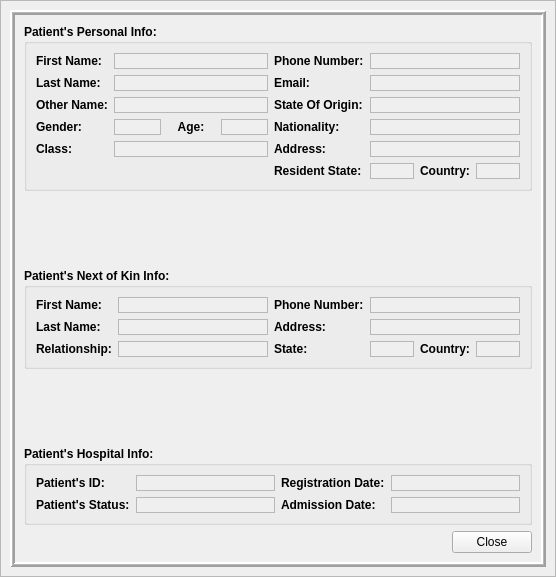
<?xml version="1.0" encoding="UTF-8"?>
<ui version="4.0">
 <class>Profile</class>
 <widget class="QWidget" name="Profile">
  <property name="geometry">
   <rect>
    <x>0</x>
    <y>0</y>
    <width>548</width>
    <height>577</height>
   </rect>
  </property>
  <property name="windowTitle">
   <string>Patient's Profile</string>
  </property>
  <layout class="QGridLayout" name="gridLayout">
   <property name="leftMargin">
    <number>0</number>
   </property>
   <property name="topMargin">
    <number>0</number>
   </property>
   <property name="rightMargin">
    <number>0</number>
   </property>
   <property name="bottomMargin">
    <number>0</number>
   </property>
   <property name="spacing">
    <number>0</number>
   </property>
   <item row="0" column="0">
    <widget class="QFrame" name="bgLayer">
     <property name="frameShape">
      <enum>QFrame::StyledPanel</enum>
     </property>
     <property name="frameShadow">
      <enum>QFrame::Raised</enum>
     </property>
     <layout class="QGridLayout" name="gridLayout_3">
      <item row="0" column="0">
       <widget class="QFrame" name="bgframe">
        <property name="font">
         <font>
          <weight>50</weight>
          <bold>false</bold>
         </font>
        </property>
        <property name="frameShape">
         <enum>QFrame::Box</enum>
        </property>
        <property name="frameShadow">
         <enum>QFrame::Raised</enum>
        </property>
        <property name="lineWidth">
         <number>2</number>
        </property>
        <property name="midLineWidth">
         <number>1</number>
        </property>
        <layout class="QGridLayout" name="gridLayout_2">
         <item row="2" column="0">
          <spacer name="verticalSpacer">
           <property name="orientation">
            <enum>Qt::Vertical</enum>
           </property>
           <property name="sizeHint" stdset="0">
            <size>
             <width>20</width>
             <height>40</height>
            </size>
           </property>
          </spacer>
         </item>
         <item row="4" column="0">
          <spacer name="verticalSpacer_2">
           <property name="orientation">
            <enum>Qt::Vertical</enum>
           </property>
           <property name="sizeHint" stdset="0">
            <size>
             <width>20</width>
             <height>40</height>
            </size>
           </property>
          </spacer>
         </item>
         <item row="1" column="0">
          <widget class="QGroupBox" name="groupBox">
           <property name="sizePolicy">
            <sizepolicy hsizetype="Preferred" vsizetype="Expanding">
             <horstretch>0</horstretch>
             <verstretch>0</verstretch>
            </sizepolicy>
           </property>
           <property name="font">
            <font>
             <weight>75</weight>
             <bold>true</bold>
            </font>
           </property>
           <property name="title">
            <string>Patient's Personal Info:</string>
           </property>
           <layout class="QHBoxLayout" name="horizontalLayout">
            <item>
             <layout class="QFormLayout" name="formLayout">
              <item row="0" column="0">
               <widget class="QLabel" name="label">
                <property name="font">
                 <font>
                  <weight>75</weight>
                  <bold>true</bold>
                 </font>
                </property>
                <property name="text">
                 <string>First Name:</string>
                </property>
               </widget>
              </item>
              <item row="0" column="1">
               <widget class="QLabel" name="fname">
                <property name="minimumSize">
                 <size>
                  <width>150</width>
                  <height>0</height>
                 </size>
                </property>
                <property name="font">
                 <font>
                  <weight>50</weight>
                  <bold>false</bold>
                 </font>
                </property>
                <property name="autoFillBackground">
                 <bool>true</bool>
                </property>
                <property name="frameShape">
                 <enum>QFrame::StyledPanel</enum>
                </property>
                <property name="text">
                 <string/>
                </property>
                <property name="margin">
                 <number>3</number>
                </property>
               </widget>
              </item>
              <item row="1" column="0">
               <widget class="QLabel" name="label_7">
                <property name="font">
                 <font>
                  <weight>75</weight>
                  <bold>true</bold>
                 </font>
                </property>
                <property name="text">
                 <string>Last Name:</string>
                </property>
               </widget>
              </item>
              <item row="1" column="1">
               <widget class="QLabel" name="lname">
                <property name="font">
                 <font>
                  <weight>50</weight>
                  <bold>false</bold>
                 </font>
                </property>
                <property name="autoFillBackground">
                 <bool>true</bool>
                </property>
                <property name="frameShape">
                 <enum>QFrame::StyledPanel</enum>
                </property>
                <property name="text">
                 <string/>
                </property>
                <property name="margin">
                 <number>3</number>
                </property>
               </widget>
              </item>
              <item row="2" column="0">
               <widget class="QLabel" name="label_8">
                <property name="font">
                 <font>
                  <weight>75</weight>
                  <bold>true</bold>
                 </font>
                </property>
                <property name="text">
                 <string>Other Name:</string>
                </property>
               </widget>
              </item>
              <item row="2" column="1">
               <widget class="QLabel" name="oname">
                <property name="font">
                 <font>
                  <weight>50</weight>
                  <bold>false</bold>
                 </font>
                </property>
                <property name="autoFillBackground">
                 <bool>true</bool>
                </property>
                <property name="frameShape">
                 <enum>QFrame::StyledPanel</enum>
                </property>
                <property name="text">
                 <string/>
                </property>
                <property name="margin">
                 <number>3</number>
                </property>
               </widget>
              </item>
              <item row="3" column="0">
               <widget class="QLabel" name="label_9">
                <property name="font">
                 <font>
                  <weight>75</weight>
                  <bold>true</bold>
                 </font>
                </property>
                <property name="text">
                 <string>Gender:</string>
                </property>
               </widget>
              </item>
              <item row="3" column="1">
               <layout class="QHBoxLayout" name="horizontalLayout_5">
                <item>
                 <widget class="QLabel" name="gender">
                  <property name="font">
                   <font>
                    <weight>50</weight>
                    <bold>false</bold>
                   </font>
                  </property>
                  <property name="autoFillBackground">
                   <bool>true</bool>
                  </property>
                  <property name="frameShape">
                   <enum>QFrame::StyledPanel</enum>
                  </property>
                  <property name="text">
                   <string/>
                  </property>
                  <property name="margin">
                   <number>3</number>
                  </property>
                 </widget>
                </item>
                <item>
                 <widget class="QLabel" name="label_19">
                  <property name="font">
                   <font>
                    <weight>75</weight>
                    <bold>true</bold>
                   </font>
                  </property>
                  <property name="text">
                   <string>Age:</string>
                  </property>
                  <property name="alignment">
                   <set>Qt::AlignCenter</set>
                  </property>
                 </widget>
                </item>
                <item>
                 <widget class="QLabel" name="age">
                  <property name="font">
                   <font>
                    <weight>50</weight>
                    <bold>false</bold>
                   </font>
                  </property>
                  <property name="autoFillBackground">
                   <bool>true</bool>
                  </property>
                  <property name="frameShape">
                   <enum>QFrame::StyledPanel</enum>
                  </property>
                  <property name="text">
                   <string/>
                  </property>
                  <property name="margin">
                   <number>3</number>
                  </property>
                 </widget>
                </item>
               </layout>
              </item>
              <item row="4" column="0">
               <widget class="QLabel" name="label_24">
                <property name="font">
                 <font>
                  <weight>75</weight>
                  <bold>true</bold>
                 </font>
                </property>
                <property name="text">
                 <string>Class:</string>
                </property>
               </widget>
              </item>
              <item row="4" column="1">
               <widget class="QLabel" name="pclass">
                <property name="font">
                 <font>
                  <weight>50</weight>
                  <bold>false</bold>
                 </font>
                </property>
                <property name="autoFillBackground">
                 <bool>true</bool>
                </property>
                <property name="frameShape">
                 <enum>QFrame::StyledPanel</enum>
                </property>
                <property name="text">
                 <string/>
                </property>
                <property name="margin">
                 <number>3</number>
                </property>
               </widget>
              </item>
             </layout>
            </item>
            <item>
             <layout class="QFormLayout" name="formLayout_2">
              <item row="0" column="0">
               <widget class="QLabel" name="label_2">
                <property name="font">
                 <font>
                  <weight>75</weight>
                  <bold>true</bold>
                 </font>
                </property>
                <property name="text">
                 <string>Phone Number:</string>
                </property>
               </widget>
              </item>
              <item row="0" column="1">
               <widget class="QLabel" name="phone">
                <property name="minimumSize">
                 <size>
                  <width>150</width>
                  <height>0</height>
                 </size>
                </property>
                <property name="font">
                 <font>
                  <weight>50</weight>
                  <bold>false</bold>
                 </font>
                </property>
                <property name="autoFillBackground">
                 <bool>true</bool>
                </property>
                <property name="frameShape">
                 <enum>QFrame::StyledPanel</enum>
                </property>
                <property name="text">
                 <string/>
                </property>
                <property name="margin">
                 <number>3</number>
                </property>
               </widget>
              </item>
              <item row="1" column="0">
               <widget class="QLabel" name="label_10">
                <property name="font">
                 <font>
                  <weight>75</weight>
                  <bold>true</bold>
                 </font>
                </property>
                <property name="text">
                 <string>Email:</string>
                </property>
               </widget>
              </item>
              <item row="2" column="0">
               <widget class="QLabel" name="label_11">
                <property name="font">
                 <font>
                  <weight>75</weight>
                  <bold>true</bold>
                 </font>
                </property>
                <property name="text">
                 <string>State Of Origin:</string>
                </property>
               </widget>
              </item>
              <item row="3" column="0">
               <widget class="QLabel" name="label_12">
                <property name="font">
                 <font>
                  <weight>75</weight>
                  <bold>true</bold>
                 </font>
                </property>
                <property name="text">
                 <string>Nationality:</string>
                </property>
               </widget>
              </item>
              <item row="4" column="0">
               <widget class="QLabel" name="label_25">
                <property name="font">
                 <font>
                  <weight>75</weight>
                  <bold>true</bold>
                 </font>
                </property>
                <property name="text">
                 <string>Address:</string>
                </property>
               </widget>
              </item>
              <item row="5" column="0">
               <widget class="QLabel" name="label_26">
                <property name="font">
                 <font>
                  <weight>75</weight>
                  <bold>true</bold>
                 </font>
                </property>
                <property name="text">
                 <string>Resident State:</string>
                </property>
               </widget>
              </item>
              <item row="5" column="1">
               <layout class="QHBoxLayout" name="horizontalLayout_6">
                <item>
                 <widget class="QLabel" name="state">
                  <property name="font">
                   <font>
                    <weight>50</weight>
                    <bold>false</bold>
                   </font>
                  </property>
                  <property name="autoFillBackground">
                   <bool>true</bool>
                  </property>
                  <property name="frameShape">
                   <enum>QFrame::StyledPanel</enum>
                  </property>
                  <property name="text">
                   <string/>
                  </property>
                  <property name="margin">
                   <number>3</number>
                  </property>
                 </widget>
                </item>
                <item>
                 <widget class="QLabel" name="label_28">
                  <property name="font">
                   <font>
                    <weight>75</weight>
                    <bold>true</bold>
                   </font>
                  </property>
                  <property name="text">
                   <string>Country:</string>
                  </property>
                  <property name="alignment">
                   <set>Qt::AlignCenter</set>
                  </property>
                 </widget>
                </item>
                <item>
                 <widget class="QLabel" name="country">
                  <property name="font">
                   <font>
                    <weight>50</weight>
                    <bold>false</bold>
                   </font>
                  </property>
                  <property name="autoFillBackground">
                   <bool>true</bool>
                  </property>
                  <property name="frameShape">
                   <enum>QFrame::StyledPanel</enum>
                  </property>
                  <property name="text">
                   <string/>
                  </property>
                  <property name="margin">
                   <number>3</number>
                  </property>
                 </widget>
                </item>
               </layout>
              </item>
              <item row="1" column="1">
               <widget class="QLabel" name="email">
                <property name="font">
                 <font>
                  <weight>50</weight>
                  <bold>false</bold>
                 </font>
                </property>
                <property name="autoFillBackground">
                 <bool>true</bool>
                </property>
                <property name="frameShape">
                 <enum>QFrame::StyledPanel</enum>
                </property>
                <property name="text">
                 <string/>
                </property>
                <property name="margin">
                 <number>3</number>
                </property>
               </widget>
              </item>
              <item row="2" column="1">
               <widget class="QLabel" name="origin">
                <property name="font">
                 <font>
                  <weight>50</weight>
                  <bold>false</bold>
                 </font>
                </property>
                <property name="autoFillBackground">
                 <bool>true</bool>
                </property>
                <property name="frameShape">
                 <enum>QFrame::StyledPanel</enum>
                </property>
                <property name="text">
                 <string/>
                </property>
                <property name="margin">
                 <number>3</number>
                </property>
               </widget>
              </item>
              <item row="3" column="1">
               <widget class="QLabel" name="nationality">
                <property name="font">
                 <font>
                  <weight>50</weight>
                  <bold>false</bold>
                 </font>
                </property>
                <property name="autoFillBackground">
                 <bool>true</bool>
                </property>
                <property name="frameShape">
                 <enum>QFrame::StyledPanel</enum>
                </property>
                <property name="text">
                 <string/>
                </property>
                <property name="margin">
                 <number>3</number>
                </property>
               </widget>
              </item>
              <item row="4" column="1">
               <widget class="QLabel" name="address">
                <property name="font">
                 <font>
                  <weight>50</weight>
                  <bold>false</bold>
                 </font>
                </property>
                <property name="autoFillBackground">
                 <bool>true</bool>
                </property>
                <property name="frameShape">
                 <enum>QFrame::StyledPanel</enum>
                </property>
                <property name="text">
                 <string/>
                </property>
                <property name="margin">
                 <number>3</number>
                </property>
               </widget>
              </item>
             </layout>
            </item>
           </layout>
          </widget>
         </item>
         <item row="5" column="0">
          <widget class="QGroupBox" name="groupBox_3">
           <property name="sizePolicy">
            <sizepolicy hsizetype="Preferred" vsizetype="Expanding">
             <horstretch>0</horstretch>
             <verstretch>0</verstretch>
            </sizepolicy>
           </property>
           <property name="font">
            <font>
             <weight>75</weight>
             <bold>true</bold>
            </font>
           </property>
           <property name="title">
            <string>Patient's Hospital Info:</string>
           </property>
           <layout class="QHBoxLayout" name="horizontalLayout_3">
            <item>
             <layout class="QFormLayout" name="formLayout_5">
              <item row="0" column="0">
               <widget class="QLabel" name="label_5">
                <property name="font">
                 <font>
                  <weight>75</weight>
                  <bold>true</bold>
                 </font>
                </property>
                <property name="text">
                 <string>Patient's ID:</string>
                </property>
               </widget>
              </item>
              <item row="1" column="0">
               <widget class="QLabel" name="label_15">
                <property name="font">
                 <font>
                  <weight>75</weight>
                  <bold>true</bold>
                 </font>
                </property>
                <property name="text">
                 <string>Patient's Status:</string>
                </property>
               </widget>
              </item>
              <item row="0" column="1">
               <widget class="QLabel" name="patientID">
                <property name="font">
                 <font>
                  <weight>50</weight>
                  <bold>false</bold>
                 </font>
                </property>
                <property name="autoFillBackground">
                 <bool>true</bool>
                </property>
                <property name="frameShape">
                 <enum>QFrame::StyledPanel</enum>
                </property>
                <property name="text">
                 <string/>
                </property>
                <property name="margin">
                 <number>3</number>
                </property>
               </widget>
              </item>
              <item row="1" column="1">
               <widget class="QLabel" name="status">
                <property name="font">
                 <font>
                  <weight>50</weight>
                  <bold>false</bold>
                 </font>
                </property>
                <property name="autoFillBackground">
                 <bool>true</bool>
                </property>
                <property name="frameShape">
                 <enum>QFrame::StyledPanel</enum>
                </property>
                <property name="text">
                 <string/>
                </property>
                <property name="margin">
                 <number>3</number>
                </property>
               </widget>
              </item>
             </layout>
            </item>
            <item>
             <layout class="QFormLayout" name="formLayout_6">
              <item row="0" column="0">
               <widget class="QLabel" name="label_6">
                <property name="font">
                 <font>
                  <weight>75</weight>
                  <bold>true</bold>
                 </font>
                </property>
                <property name="text">
                 <string>Registration Date:</string>
                </property>
               </widget>
              </item>
              <item row="1" column="0">
               <widget class="QLabel" name="label_16">
                <property name="font">
                 <font>
                  <weight>75</weight>
                  <bold>true</bold>
                 </font>
                </property>
                <property name="text">
                 <string>Admission Date:</string>
                </property>
               </widget>
              </item>
              <item row="0" column="1">
               <widget class="QLabel" name="regDate">
                <property name="font">
                 <font>
                  <weight>50</weight>
                  <bold>false</bold>
                 </font>
                </property>
                <property name="autoFillBackground">
                 <bool>true</bool>
                </property>
                <property name="frameShape">
                 <enum>QFrame::StyledPanel</enum>
                </property>
                <property name="text">
                 <string/>
                </property>
                <property name="margin">
                 <number>3</number>
                </property>
               </widget>
              </item>
              <item row="1" column="1">
               <widget class="QLabel" name="admissionDate">
                <property name="font">
                 <font>
                  <weight>50</weight>
                  <bold>false</bold>
                 </font>
                </property>
                <property name="autoFillBackground">
                 <bool>true</bool>
                </property>
                <property name="frameShape">
                 <enum>QFrame::StyledPanel</enum>
                </property>
                <property name="text">
                 <string/>
                </property>
                <property name="margin">
                 <number>3</number>
                </property>
               </widget>
              </item>
             </layout>
            </item>
           </layout>
          </widget>
         </item>
         <item row="3" column="0">
          <widget class="QGroupBox" name="groupBox_2">
           <property name="sizePolicy">
            <sizepolicy hsizetype="Preferred" vsizetype="Expanding">
             <horstretch>0</horstretch>
             <verstretch>0</verstretch>
            </sizepolicy>
           </property>
           <property name="font">
            <font>
             <weight>75</weight>
             <bold>true</bold>
            </font>
           </property>
           <property name="title">
            <string>Patient's Next of Kin Info:</string>
           </property>
           <layout class="QHBoxLayout" name="horizontalLayout_2">
            <item>
             <layout class="QFormLayout" name="formLayout_3">
              <item row="0" column="0">
               <widget class="QLabel" name="label_3">
                <property name="font">
                 <font>
                  <weight>75</weight>
                  <bold>true</bold>
                 </font>
                </property>
                <property name="text">
                 <string>First Name:</string>
                </property>
               </widget>
              </item>
              <item row="1" column="0">
               <widget class="QLabel" name="label_13">
                <property name="font">
                 <font>
                  <weight>75</weight>
                  <bold>true</bold>
                 </font>
                </property>
                <property name="text">
                 <string>Last Name:</string>
                </property>
               </widget>
              </item>
              <item row="2" column="0">
               <widget class="QLabel" name="label_34">
                <property name="font">
                 <font>
                  <weight>75</weight>
                  <bold>true</bold>
                 </font>
                </property>
                <property name="text">
                 <string>Relationship:</string>
                </property>
               </widget>
              </item>
              <item row="0" column="1">
               <widget class="QLabel" name="kfname">
                <property name="minimumSize">
                 <size>
                  <width>150</width>
                  <height>0</height>
                 </size>
                </property>
                <property name="font">
                 <font>
                  <weight>50</weight>
                  <bold>false</bold>
                 </font>
                </property>
                <property name="autoFillBackground">
                 <bool>true</bool>
                </property>
                <property name="frameShape">
                 <enum>QFrame::StyledPanel</enum>
                </property>
                <property name="text">
                 <string/>
                </property>
                <property name="margin">
                 <number>3</number>
                </property>
               </widget>
              </item>
              <item row="1" column="1">
               <widget class="QLabel" name="klname">
                <property name="font">
                 <font>
                  <weight>50</weight>
                  <bold>false</bold>
                 </font>
                </property>
                <property name="autoFillBackground">
                 <bool>true</bool>
                </property>
                <property name="frameShape">
                 <enum>QFrame::StyledPanel</enum>
                </property>
                <property name="text">
                 <string/>
                </property>
                <property name="margin">
                 <number>3</number>
                </property>
               </widget>
              </item>
              <item row="2" column="1">
               <widget class="QLabel" name="krelationship">
                <property name="font">
                 <font>
                  <weight>50</weight>
                  <bold>false</bold>
                 </font>
                </property>
                <property name="autoFillBackground">
                 <bool>true</bool>
                </property>
                <property name="frameShape">
                 <enum>QFrame::StyledPanel</enum>
                </property>
                <property name="text">
                 <string/>
                </property>
                <property name="margin">
                 <number>3</number>
                </property>
               </widget>
              </item>
             </layout>
            </item>
            <item>
             <layout class="QFormLayout" name="formLayout_4">
              <item row="1" column="0">
               <widget class="QLabel" name="label_4">
                <property name="font">
                 <font>
                  <weight>75</weight>
                  <bold>true</bold>
                 </font>
                </property>
                <property name="text">
                 <string>Address:</string>
                </property>
               </widget>
              </item>
              <item row="2" column="0">
               <widget class="QLabel" name="label_14">
                <property name="font">
                 <font>
                  <weight>75</weight>
                  <bold>true</bold>
                 </font>
                </property>
                <property name="text">
                 <string>State:</string>
                </property>
               </widget>
              </item>
              <item row="2" column="1">
               <layout class="QHBoxLayout" name="horizontalLayout_7">
                <item>
                 <widget class="QLabel" name="kstate">
                  <property name="font">
                   <font>
                    <weight>50</weight>
                    <bold>false</bold>
                   </font>
                  </property>
                  <property name="autoFillBackground">
                   <bool>true</bool>
                  </property>
                  <property name="frameShape">
                   <enum>QFrame::StyledPanel</enum>
                  </property>
                  <property name="text">
                   <string/>
                  </property>
                  <property name="margin">
                   <number>3</number>
                  </property>
                 </widget>
                </item>
                <item>
                 <widget class="QLabel" name="label_31">
                  <property name="font">
                   <font>
                    <weight>75</weight>
                    <bold>true</bold>
                   </font>
                  </property>
                  <property name="text">
                   <string>Country:</string>
                  </property>
                  <property name="alignment">
                   <set>Qt::AlignCenter</set>
                  </property>
                 </widget>
                </item>
                <item>
                 <widget class="QLabel" name="kcountry">
                  <property name="font">
                   <font>
                    <weight>50</weight>
                    <bold>false</bold>
                   </font>
                  </property>
                  <property name="autoFillBackground">
                   <bool>true</bool>
                  </property>
                  <property name="frameShape">
                   <enum>QFrame::StyledPanel</enum>
                  </property>
                  <property name="text">
                   <string/>
                  </property>
                  <property name="margin">
                   <number>3</number>
                  </property>
                 </widget>
                </item>
               </layout>
              </item>
              <item row="0" column="0">
               <widget class="QLabel" name="label_33">
                <property name="font">
                 <font>
                  <weight>75</weight>
                  <bold>true</bold>
                 </font>
                </property>
                <property name="text">
                 <string>Phone Number:</string>
                </property>
               </widget>
              </item>
              <item row="0" column="1">
               <widget class="QLabel" name="kphone">
                <property name="minimumSize">
                 <size>
                  <width>150</width>
                  <height>0</height>
                 </size>
                </property>
                <property name="font">
                 <font>
                  <weight>50</weight>
                  <bold>false</bold>
                 </font>
                </property>
                <property name="autoFillBackground">
                 <bool>true</bool>
                </property>
                <property name="frameShape">
                 <enum>QFrame::StyledPanel</enum>
                </property>
                <property name="text">
                 <string/>
                </property>
                <property name="margin">
                 <number>3</number>
                </property>
               </widget>
              </item>
              <item row="1" column="1">
               <widget class="QLabel" name="kaddress">
                <property name="font">
                 <font>
                  <weight>50</weight>
                  <bold>false</bold>
                 </font>
                </property>
                <property name="autoFillBackground">
                 <bool>true</bool>
                </property>
                <property name="frameShape">
                 <enum>QFrame::StyledPanel</enum>
                </property>
                <property name="text">
                 <string/>
                </property>
                <property name="margin">
                 <number>3</number>
                </property>
               </widget>
              </item>
             </layout>
            </item>
           </layout>
          </widget>
         </item>
         <item row="6" column="0">
          <layout class="QHBoxLayout" name="horizontalLayout_4">
           <item>
            <spacer name="horizontalSpacer">
             <property name="orientation">
              <enum>Qt::Horizontal</enum>
             </property>
             <property name="sizeHint" stdset="0">
              <size>
               <width>40</width>
               <height>20</height>
              </size>
             </property>
            </spacer>
           </item>
           <item>
            <widget class="QPushButton" name="closeBtn">
             <property name="text">
              <string>Close</string>
             </property>
            </widget>
           </item>
          </layout>
         </item>
        </layout>
       </widget>
      </item>
     </layout>
    </widget>
   </item>
  </layout>
 </widget>
 <resources/>
 <connections/>
</ui>
